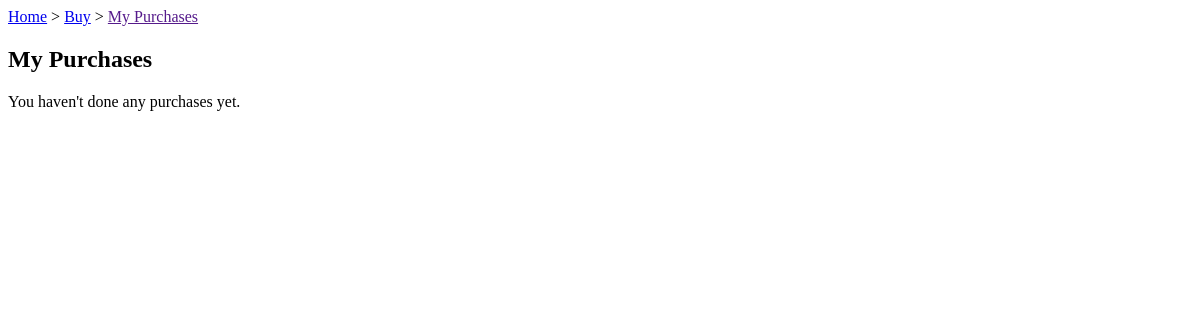
Page /buy/purchases/ (signed in) on the earlier database version.
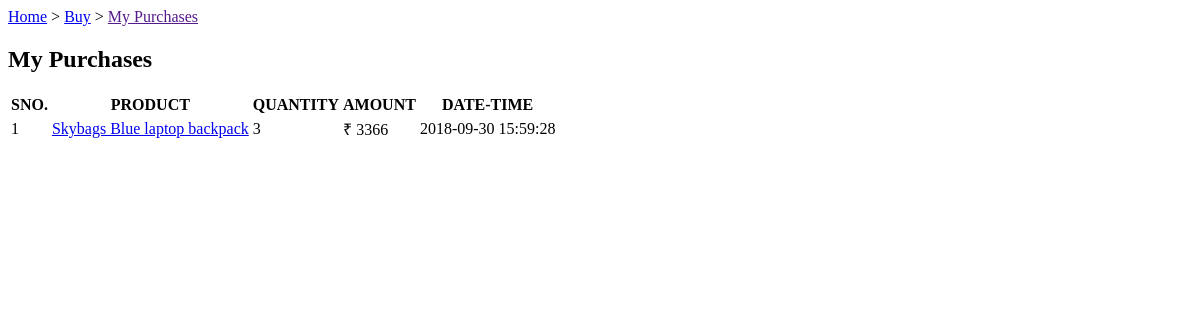
Same page on the later database version.
### tables this page shows
CREATE TABLE orders(
orderID varchar(10) PRIMARY KEY,
custID REFERENCES customer(custID),
prodID REFERENCES product(prodID),
quantity integer check(quantity>=1),
date datetime not null,
cost_price decimal(9,2) NOT NULL,
sell_price decimal(9,2) NOT NULL,
status varchar(15) NOT NULL,
CHECK (cost_price < sell_price )
);

CREATE TABLE product(
prodID varchar(10) PRIMARY KEY,
name varchar(30) NOT NULL,
quantity integer CHECK(quantity>=0) NOT NULL,
category varchar(30) NOT NULL ,
cost_price decimal(9,2) NOT NULL,
sell_price decimal(9,2) NOT NULL,
description varchar(100),
sellID varchar(10) REFERENCES seller (sellID),
CHECK (sell_price>cost_price)
);

### __init__.py (the view)
@app.route("/buy/purchases/")
def my_purchases():
    if 'userid' not in session:
        return redirect(url_for('home'))
    if session['type']=="Seller":
        abort(403)
    res = cust_purchases(session['userid'])
    return render_template('my_purchases.html', purchases=res)

### dbaccess.py (called while the page is built)
def cust_purchases(custID):
    conn = sqlite3.connect('onlineshop.db')
    cur = conn.cursor()
    a = cur.execute("""SELECT o.prodID, p.name, o.quantity, o.sell_price, o.date
                       FROM orders o JOIN product p
                       WHERE o.prodID=p.prodID AND o.custID=? AND o.status='RECIEVED'
                       ORDER BY o.date DESC """, (custID,))
    res = [i for i in a]
    conn.close()
    return res

### templates/my_purchases.html (shortened to what this page needs)
<html>
<body>
  <p><a href="/">Home</a> > <a href="/buy">Buy</a> > <a href="">My Purchases</a></p>
  <h2>My Purchases</h2>
  {% if purchases|length==0 %}
  <p>You haven't done any purchases yet.</p>
  {% else %}
  <table>
    <tr>
      <th>SNO.</th><th>PRODUCT</th><th>QUANTITY</th><th>AMOUNT</th><th>DATE-TIME</th>
    </tr>
    {% set cnt={'val':1} %}
    {% for i in purchases %}
    <tr>
      <td>{{cnt['val']}}</td><td><a href="/viewproduct/{{i[0]}}">{{i[1]}}</a></td><td>{{i[2]}}</td>
      <td>₹ {{i[3]}}</td><td>{{i[4]}}</td>
    </tr>
    {% endfor %}
  </table>
  {% endif %}
</body>
</html>

Differences in the rows shown:
added orders: val "1", name "Skybags Blue laptop backpack", quantity "3", sell_price "3366", date "2018-09-30 15:59:28"
Other differences:
text no longer shown: "You haven't done any purchases yet."
text now shown: "SNO. PRODUCT QUANTITY AMOUNT DATE-TIME"
